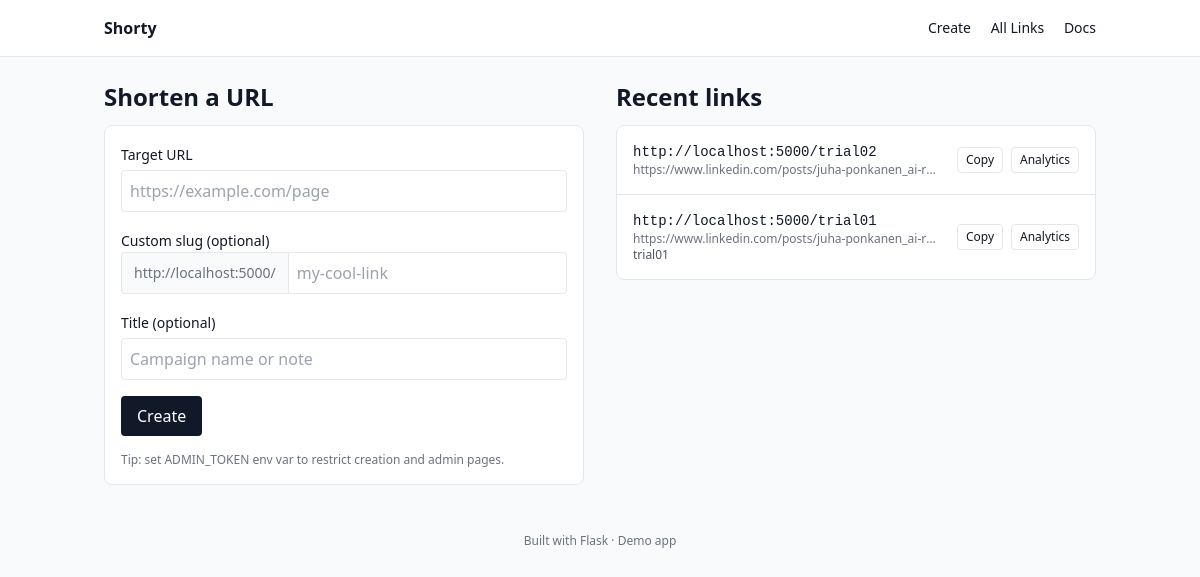
The page / on the database its author committed.
### app.py (models this page shows)
class Link(db.Model):
    __tablename__ = "links"
    id = db.Column(db.Integer, primary_key=True)
    slug = db.Column(db.String(64), unique=True, nullable=False, index=True)
    target_url = db.Column(db.Text, nullable=False)
    title = db.Column(db.String(255))
    created_at = db.Column(db.DateTime, default=datetime.utcnow, nullable=False)
    clicks = db.relationship("Click", backref="link", lazy=True, cascade="all,delete")

### app.py (the view)
@app.get("/")
def home():
    recent = Link.query.order_by(Link.created_at.desc()).limit(20).all()
    return render_template("index.html", base_url=BASE_URL, recent=recent, admin_token=ADMIN_TOKEN)

### app.py (called while the page is built)
@app.before_request
def init_db_once():
    if not hasattr(app, "_db_initialized"):
        db.create_all()
        app._db_initialized = True

### templates/index.html (shortened to what this page needs)
{% extends "base.html" %}
{% block content %}
<div class="grid md:grid-cols-2 gap-8">
  <section>
    <h1 class="text-2xl font-semibold mb-3">Shorten a URL</h1>
    <form method="post" action="/create" class="space-y-4 bg-white p-4 rounded-lg border">
      <div>
        <label class="text-sm font-medium">Target URL</label>
        <input name="target_url" type="url" required placeholder="https://example.com/page" class="mt-1 w-full border rounded p-2">
      </div>
      <div>
        <label class="text-sm font-medium">Custom slug (optional)</label>
        <div class="flex">
          <span class="inline-flex items-center px-3 rounded-l border border-r-0 bg-gray-50 text-gray-500 text-sm">{{ base_url }}/</span>
          <input name="custom_slug" pattern="[A-Za-z0-9_-]{1,50}" title="letters, numbers, - or _" placeholder="my-cool-link" class="w-full border rounded-r p-2">
        </div>
      </div>
      <div>
        <label class="text-sm font-medium">Title (optional)</label>
        <input name="title" placeholder="Campaign name or note" class="mt-1 w-full border rounded p-2">
      </div>
      <button class="bg-gray-900 text-white rounded px-4 py-2">Create</button>
      <p class="text-xs text-gray-500">Tip: set ADMIN_TOKEN env var to restrict creation and admin pages.</p>
    </form>
  </section>
  <section>
    <h2 class="text-2xl font-semibold mb-3">Recent links</h2>
    <div class="bg-white border rounded-lg divide-y">
      {% for link in recent %}
        <div class="p-4 flex items-center justify-between gap-4">
          <div class="min-w-0">
            <div class="font-mono text-sm truncate"><a class="hover:underline" href="/{{ link.slug }}" target="_blank">{{ base_url }}/{{ link.slug }}</a></div>
            <div class="text-xs text-gray-500 truncate">{{ link.target_url }}</div>
            {% if link.title %}<div class="text-xs text-gray-600">{{ link.title }}</div>{% endif %}
          </div>
          <div class="flex items-center gap-2 shrink-0">
            <button class="text-xs border rounded px-2 py-1" onclick="copyToClipboard('{{ base_url }}/{{ link.slug }}', this)">Copy</button>
            <a class="text-xs border rounded px-2 py-1" href="/stats/{{ link.slug }}{% if admin_token %}?token={{ admin_token }}{% endif %}">Analytics</a>
          </div>
        </div>
      {% else %}
        <div class="p-4 text-sm text-gray-500">No links yet.</div>
      {% endfor %}
    </div>
  </section>
</div>
{% endblock %}

### templates/base.html (shortened to what this page needs)
<!DOCTYPE html>
<html lang="en">
<head>
  <script src="https://cdn.tailwindcss.com"></script>
</head>
<body class="bg-gray-50 text-gray-900">
  <header class="bg-white border-b">
    <div class="max-w-5xl mx-auto px-4 py-4 flex items-center justify-between">
      <a href="/" class="font-semibold">Shorty</a>
      <nav class="text-sm space-x-4">
        <a href="/" class="hover:underline">Create</a>
        <a href="/admin/links{% if admin_token %}?token={{ admin_token }}{% endif %}" class="hover:underline">All Links</a>
        <a href="https://github.com/" target="_blank" class="hover:underline">Docs</a>
      </nav>
    </div>
  </header>
  <main class="max-w-5xl mx-auto px-4 py-6">
    {% block content %}{% endblock %}
  </main>
  <footer class="text-center text-xs text-gray-500 py-6">
    Built with Flask · Demo app
  </footer>
</body>
</html>

### rows shown on the page
Link: base_url "http://localhost:5000", slug "trial02", target_url "https://www.linkedin.com/posts/juha-ponkanen_ai-r…"
Link: base_url "http://localhost:5000", slug "trial01", target_url "https://www.linkedin.com/posts/juha-ponkanen_ai-r…", title "trial01"

### other values the page prints
{{ base_url }} "http://localhost:5000"
